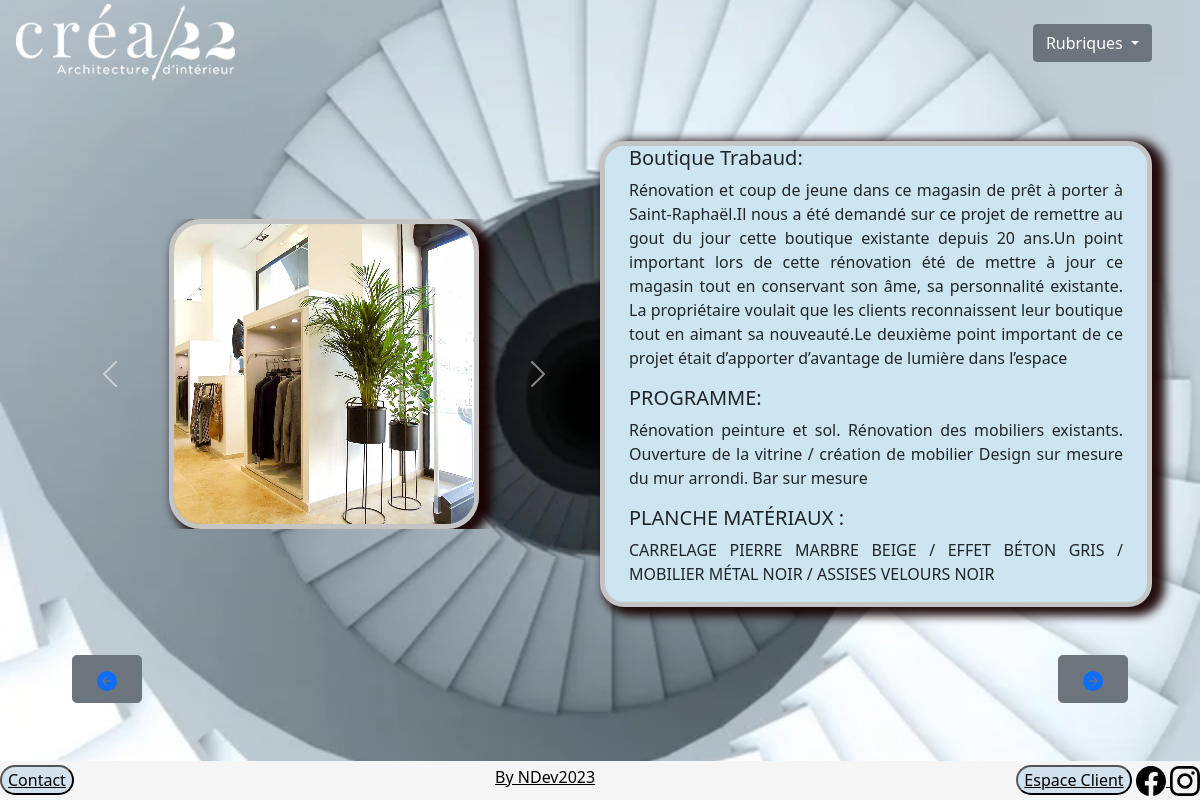
Screenshot of /detailRealisation.php?Id=0 with the database file from the repository.
### tables this page shows
CREATE TABLE IF NOT EXISTS Picture (
    Id INT NOT NULL PRIMARY KEY AUTO_INCREMENT,
    Image1 VARCHAR(65) NOT NULL,
    Image2 VARCHAR(65) NOT NULL,
    Image3 VARCHAR(65) NOT NULL,
    Image4 VARCHAR(65) NOT NULL,
    Image5 VARCHAR(65),
    Id_Real INT not NULL,
    FOREIGN KEY (Id_Real) REFERENCES Realisation(Id)
);

CREATE Table Realisation(
    id INT NOT NULL PRIMARY KEY AUTO_INCREMENT,
    Titre VARCHAR(65) NOT NULL,
    Detail1 VARCHAR(65) not NULL,
    Detail2 VARCHAR(65),
    Detail3 VARCHAR(65),
    Detail4 VARCHAR(65)
);

### pdo.php (called while the page is built, shortened)
<?php
function getDetailetImage($pdo)
{
    try {
    $query  = $pdo->prepare("SELECT * FROM Realisation  INNER JOIN Picture ON Realisation.id = Id_Real");
    $query->execute();
    $DetailetImage = $query->fetchAll(PDO::FETCH_ASSOC);
    return $DetailetImage;
}
catch (Exception $e){
 echo 'erreur sur les demande de detail des realisations';
}
}

### detailRealisation.php (the view, shortened to what this page needs)
<?php
require_once './top.php';
require_once './pdo.php';
$DetailetImages = getDetailetImage($pdo);
$id = $_GET['Id'];
$idm = $id - 1;
$idp = $id + 1;
?>
<body>
    <?php
    require_once './navbar.php';
    ?>
    <main>
        <section>
            <div class="row flex-lg-row align-items-center g-5 py-5 mx-5">
                <div class="col-12 col-sm-8 col-lg-6">
                    <div id="carouselExample" class="carousel slide carousel-fade">
                        <div class="carousel-inner">
                            <div class="carousel-item active" data-bs-interval="2000">
                                <img src="<?= $DetailetImages[$id]['Image2'] ?>" class="d-block w-sm-50 w-md-75" id="imagedetail" alt="...">
                            </div>
                        </div>
                        <button class="carousel-control-prev" type="button" data-bs-target="#carouselExample" data-bs-slide="prev">
                            <span class="carousel-control-prev-icon" aria-hidden="true"></span>
                        </button>
                        <button class="carousel-control-next" type="button" data-bs-target="#carouselExample" data-bs-slide="next">
                            <span class="carousel-control-next-icon" aria-hidden="true"></span>
                        </button>
                    </div>
                </div>
                <div class="col-lg-6 descriptif">
                    <div class="h5 nomClient"><?= $DetailetImages[$id]['Titre'] ?>:</div>
                    <p>
                        <?= $DetailetImages[$id]['detail1'] ?>
                    </p>
                    <div class="h5 programClient">PROGRAMME:</div>
                    <p>
                        <?= $DetailetImages[$id]['detail2'] ?>
                    </p>
                    <div class="h5 Materiaux">PLANCHE MATÉRIAUX :</div>
                    <p>
                        <?= $DetailetImages[$id]['detail3'] ?>
                    </p>
                </div>
                <div class="d-grid gap-2 d-md-flex justify-content-md-center justify-content-lg-between">
                    <button type="button" class="btn btn-secondary btn-lg px-4 me-md-2">
                        <a href="./detailRealisation.php?Id=<?= $idm ?>">
                            <svg xmlns="http://www.w3.org/2000/svg" width="20" height="20" fill="currentColor" class="bi bi-arrow-left-circle-fill" viewBox="0 0 16 16">
                                <path d="M8 0a8 8 0 1 0 0 16A8 8 0 0 0 8 0zm3.5 7.5a.5.5 0 0 1 0 1H5.707l2.147 2.146a.5.5 0 0 1-.708.708l-3-3a.5.5 0 0 1 0-.708l3-3a.5.5 0 1 1 .708.708L5.707 7.5H11.5z" />
                            </svg>
                        </a>
                    </button>
                    <button type="button" class="btn btn-secondary btn-lg px-4">
                        <a href="./detailRealisation.php?Id=<?= $idp ?>">
                            <svg xmlns="http://www.w3.org/2000/svg" width="20" height="20" fill="currentColor" class="bi bi-arrow-right-circle-fill" viewBox="0 0 16 16">
                                <path d="M8 0a8 8 0 1 1 0 16A8 8 0 0 1 8 0zM4.5 7.5a.5.5 0 0 0 0 1h5.793l-2.147 2.146a.5.5 0 0 0 .708.708l3-3a.5.5 0 0 0 0-.708l-3-3a.5.5 0 1 0-.708.708L10.293 7.5H4.5z" />
                            </svg>
                        </a>
                    </button>
                </div>
            </div>
        </section>
    </main>
    <footer>
        <?php
        require_once './footer.php';
        ?>
    </footer>
</body>
</html>

### css/style.css (style rules this page uses)
html { width: 100%; height: 100%; }
body { background-repeat: no-repeat; background: center url("../asset/escalier.jpeg"); background-size: cover; background-attachment: fixed; display: flex; flex-direction: column; justify-content: space-between; font-size: x-large; box-sizing: border-box; min-height: 100%; }
#imagedetail { margin: 0 auto; max-width: 100%; height: auto; border-radius: 2rem; border: 5px solid #C4C4C4; box-shadow: 8px 4px 10px 5px rgba(23, 0, 0, 0.94); }
.descriptif { width: 100%; height: 50%; background-color: #CCE5F0; text-align: justify; border-radius: 1.5rem; border: 5px solid #C4C4C4; box-shadow: 8px 4px 10px 5px rgba(23, 0, 0, 0.94); }

### rows the page displays
picture: Image2 (picture)
realisation: Titre "Boutique Trabaud", detail1 "Rénovation et coup de jeune dans ce magasin de prêt à porter à Saint-Raphaël.Il nous a été demandé sur ce projet de remettre au gout du jour cette boutique existante depuis 20 ans.Un point important lors de cette rénovation été de mettre à jour ce magasin tout en conservant son âme, sa personnalité existante. La propriétaire voulait que les clients reconnaissent leur boutique tout en aimant sa nouveauté.Le deuxième point important de ce projet était d’apporter d’avantage de lumière dans l’espace", detail2 "Rénovation peinture et sol. Rénovation des mobiliers existants. Ouverture de la vitrine / création de mobilier Design sur mesure du mur arrondi. Bar sur mesure", detail3 "CARRELAGE PIERRE MARBRE BEIGE / EFFET BÉTON GRIS / MOBILIER MÉTAL NOIR / ASSISES VELOURS NOIR"
